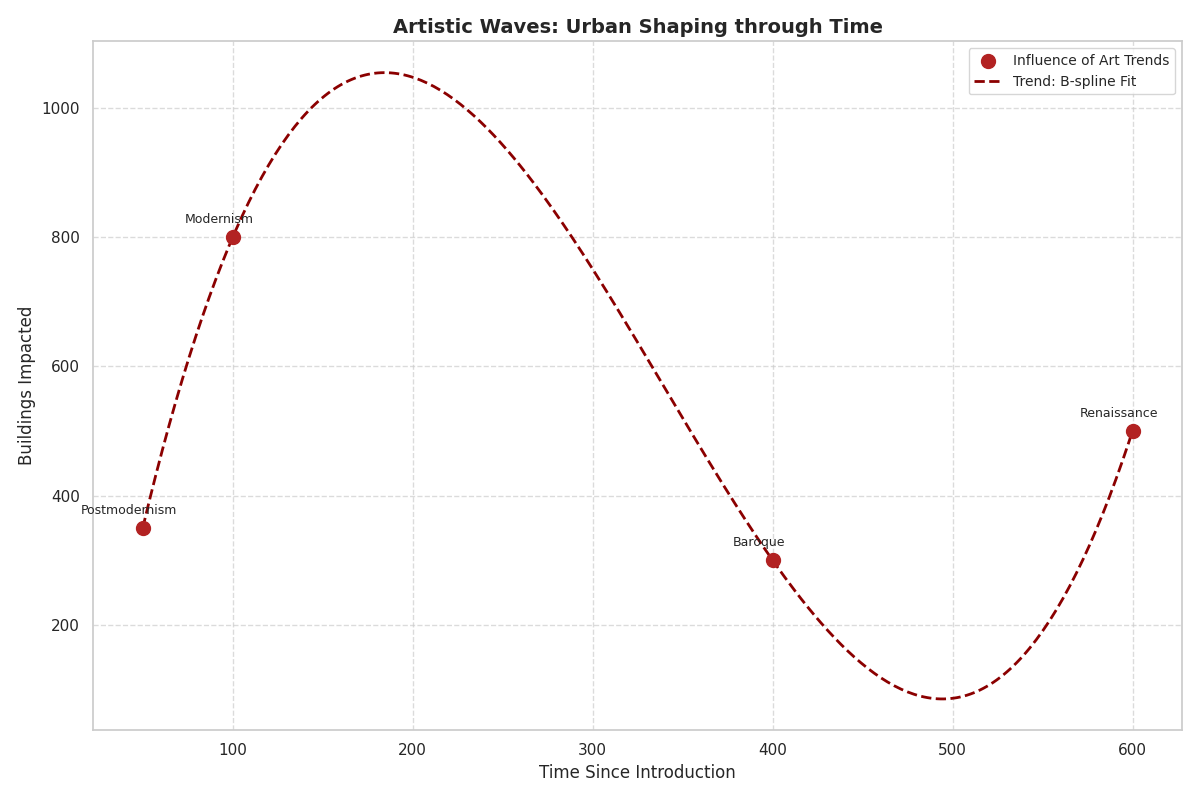

The script that drew this image:
import matplotlib.pyplot as plt
import numpy as np
from scipy.interpolate import make_interp_spline

art_movements = ['Postmodernism', 'Modernism', 'Baroque', 'Renaissance']
buildings = np.array([500, 300, 800, 350])
years_since_emergence = np.array([600, 400, 100, 50])

sorted_indices = np.argsort(years_since_emergence)
years_since_emergence_sorted = years_since_emergence[sorted_indices]
buildings_sorted = buildings[sorted_indices]

x_smooth = np.linspace(years_since_emergence_sorted.min(), years_since_emergence_sorted.max(), 300)
spline = make_interp_spline(years_since_emergence_sorted, buildings_sorted, k=3)
y_smooth = spline(x_smooth)

plt.figure(figsize=(12, 8))
plt.scatter(years_since_emergence_sorted, buildings_sorted, color='firebrick', s=100, label='Influence of Art Trends', zorder=3)
plt.plot(x_smooth, y_smooth, color='darkred', linewidth=2, linestyle='--', label='Trend: B-spline Fit', zorder=2)

for i, movement in enumerate(art_movements):
    plt.annotate(movement, (years_since_emergence_sorted[i], buildings_sorted[i]), textcoords="offset points", xytext=(-10,10), ha='center', fontsize=9)

plt.xlabel('Time Since Introduction', fontsize=12)
plt.ylabel('Buildings Impacted', fontsize=12)
plt.title('Artistic Waves: Urban Shaping through Time', fontsize=14, weight='bold')

plt.legend(loc='upper right', fontsize=10)
plt.grid(True, linestyle='--', alpha=0.7)
plt.tight_layout()

plt.show()
